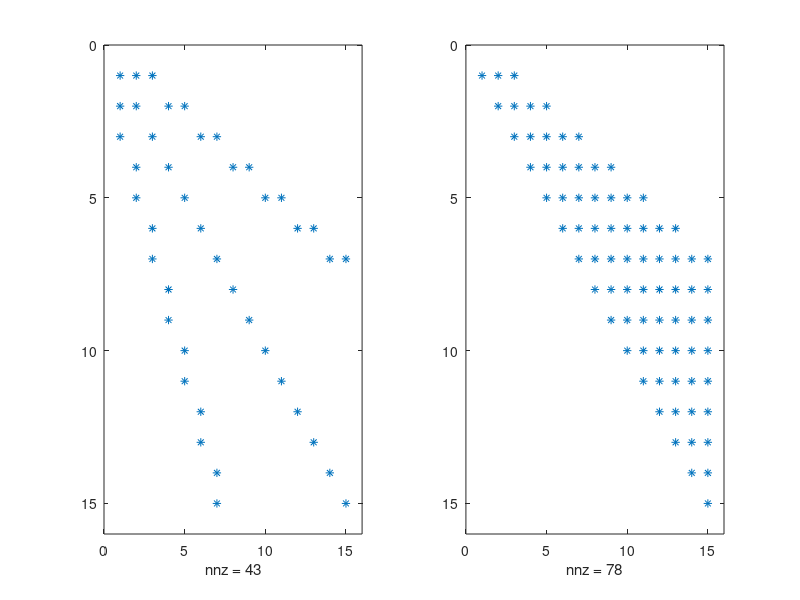

Here is the MATLAB script that generated this plot:
% Step 1: Assemble A
d = [-0.25 -0.5 -0.5 -1*ones(1,4) -2*ones(1,8)];
u2 = [0.1 zeros(1,13)];
u3 = [0.1 0.2 zeros(1,11)];
u4 = [0 0.2 0.2 zeros(1,9)];
u5 = [0 0 0.2 0.4 zeros(1,7)];
u6 = [0 0 0 0.4 0.4 zeros(1,5)];
u7 = [0 0 0 0 0.4 0.4 zeros(1,3)];
u8 = [0 0 0 0 0 0.4 0.4 0];


A = diag(d) + diag(u2,1) + diag(u3,2) + diag(u4,3) + diag(u5,4) + diag(u6,5) + diag(u7,6) + diag(u8,7);
A(7,15) = 0.4;
A = tril(A',-1) + A ;

% Step 2: form right-hand-side b
b = [-5/2 zeros(1,14)]';

% Compute Cholesky. Note that -A is positive definite, but A is not, so we want to solve -Ax = -b.
R = chol(-A); b = -b;

% Solve R^Ty = b using forward subsitution
y = zeros(15,1); y(1) = b(1)/R(1,1);
for i = 2:15
  y(i) = (b(i) - y(1:i-1)' * R(1:i-1,i))/R(i,i);
end

% You can also use the built in command.
% This is the famous backlash operator in Matlab. It will apply the most efficient method to solve the given system.
%y = R' \ b;

% Solve Rx = y using backward subsitution
x = zeros(15,1); x(15) = y(15)/R(15,15);
for i = 14:-1:1
  x(i) = (y(i) - x(i+1:15)' * R(i,i+1:15)')/R(i,i);
end
% Or use the built in command
%x = R \ y


% Investigate sparsity of A 
subplot(1,2,1) 
spy(A) 
subplot(1,2,2) 
spy(R)

fprintf("Nonzero entries in A: %g\n",nnz(A))

fprintf("Nonzero entries in R: %g\n",nnz(R))
